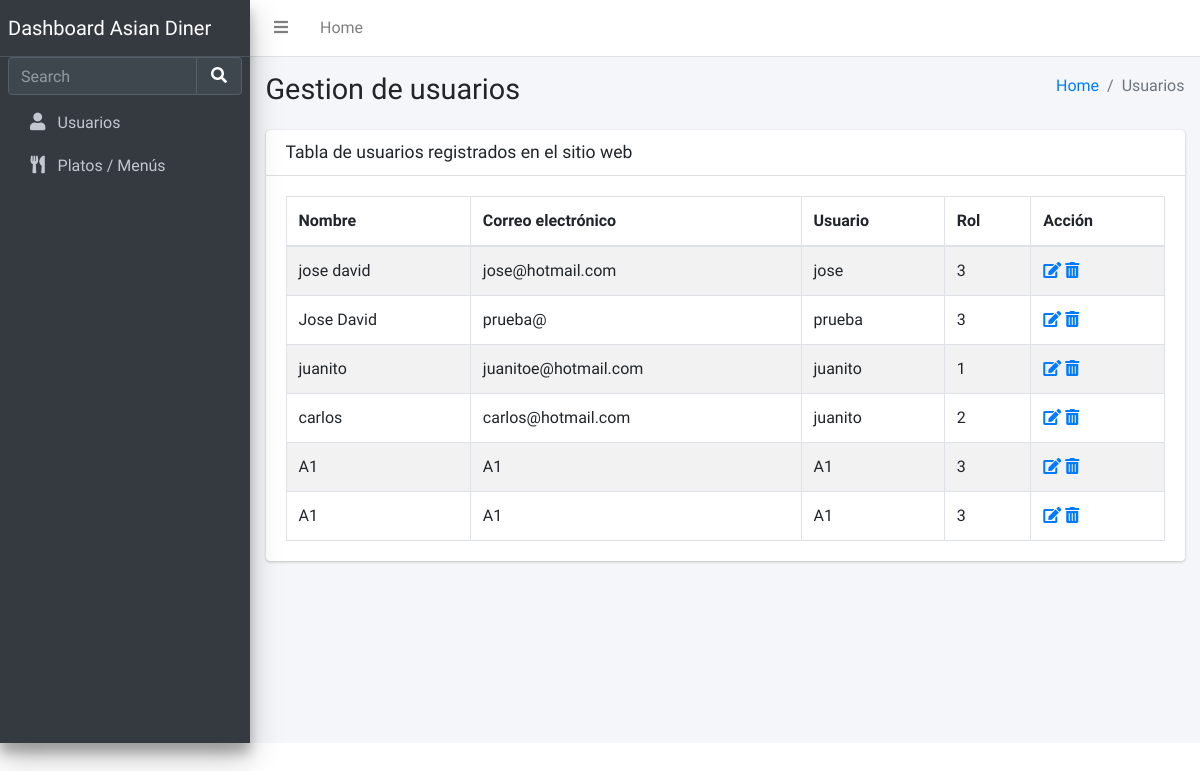
Before: /usuarios with the older database file.
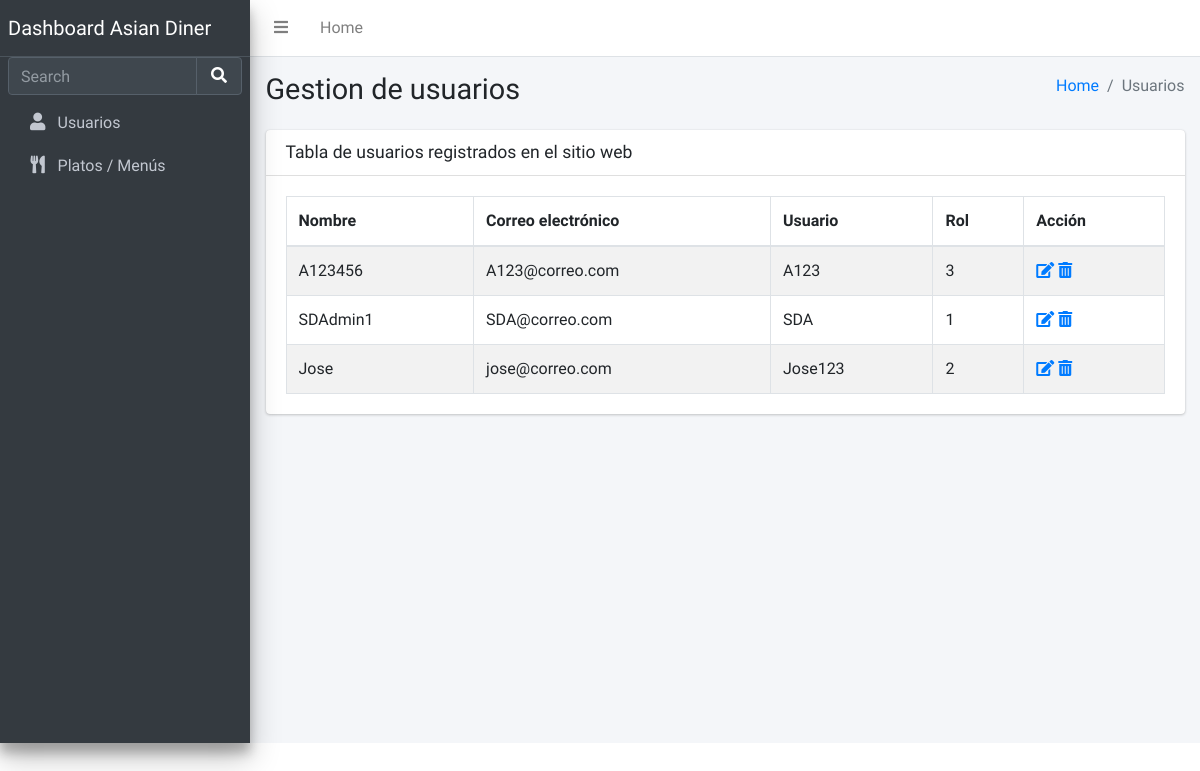
After: the same page with the newer database file.
### tables this page shows
CREATE TABLE usuarios (
	id INTEGER NOT NULL PRIMARY KEY AUTOINCREMENT,
	nombre TEXT(50) NOT NULL,
	correo TEXT(50) NOT NULL,
	usuario TEXT NOT NULL,
	clave TEXT NOT NULL
, rol INTEGER);

### app.py (the view)
@app.route('/usuarios', methods=['POST', 'GET'])
def usuario():
    with sqlite3.connect("restaurante.db") as con:
        cur = con.cursor()
        cur.execute("SELECT * FROM usuarios")
        usuarioscall =  cur.fetchall()
        return render_template('usuarios.html', usuarioscall=usuarioscall)

### templates/usuarios.html (shortened to what the changed rows need)
<!DOCTYPE html>
<html lang="en">
<head>
  <link rel="stylesheet" href="https://cdnjs.cloudflare.com/ajax/libs/font-awesome/5.15.4/css/all.min.css" />
  <link rel="stylesheet" href="../../static/css/dataTables.bootstrap4.min.css">
  <link rel="stylesheet" href="../static/css/responsive.bootstrap4.min.css">
  <link rel="stylesheet" href="../static/css/buttons.bootstrap4.min.css">
  <link rel="stylesheet" href="../static/css/adminlte.min.css">
</head>
<body class="hold-transition sidebar-mini">
<div class="wrapper">
  <div class="content-wrapper">
    <section class="content-header">
      <div class="container-fluid">
        <div class="row mb-2">
          <div class="col-sm-6">
            <h1>Gestion de usuarios</h1>
          </div>
        </div>
      </div>
    </section>
    <section class="content">
      <div class="container-fluid">
        <div class="row">
          <div class="col-12">
            <div class="card">
              <div class="card-body">
                <table id="example1" class="table table-bordered table-striped">
                  <thead>
                  <tr>
                    <th>Nombre</th>
                    <th>Correo electrónico</th>
                    <th>Usuario</th>
                    <th>Rol</th>
                    <th>Acción</th>
                  </tr>
                  </thead>
                  <tbody>
                    {% for US in usuarioscall %}
                    <tr>
                      <td>{{US[1]}}</td>
                      <td>{{US[2]}}</td>
                      <td>{{US[3]}}</td>
                      <td>{{US[5]}}</td>
                      <td>
                        <a href="/editUserCall/{{US[0]}}"><i class="fa fa-edit"></i> </a>
                        <a href="{{url_for('deleteUserCall', id=US[0])}}"><i class="fas fa-trash-alt"></i> </a>
                      </td>
                    </tr>
                    {% endfor %}
                  </tbody>
                </table>
              </div>
            </div>
          </div>
        </div>
      </div>
    </section>
  </div>
</div>
</body>
</html>

Changed rows visible on the page:
removed usuarios: nombre "jose david", correo "jose@hotmail.com", usuario "jose", rol "3"
removed usuarios: nombre "Jose David", correo "prueba@", usuario "prueba", rol "3"
removed usuarios: nombre "juanito", correo "juanitoe@hotmail.com", usuario "juanito", rol "1"
removed usuarios: nombre "carlos", correo "carlos@hotmail.com", usuario "juanito", rol "2"
removed usuarios: nombre "A1", correo "A1", usuario "A1", rol "3"
removed usuarios: nombre "A1", correo "A1", usuario "A1", rol "3"
added usuarios: nombre "A123456", correo "A123@correo.com", usuario "A123", rol "3"
added usuarios: nombre "SDAdmin1", correo "SDA@correo.com", usuario "SDA", rol "1"
added usuarios: nombre "Jose", correo "jose@correo.com", usuario "Jose123", rol "2"
